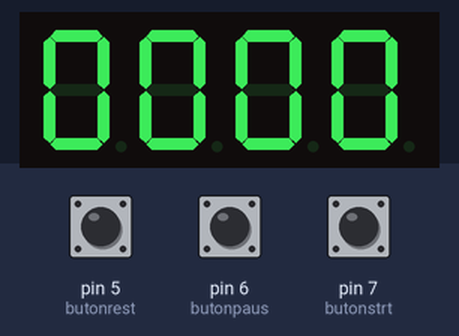
The sketch below on a simulated Arduino Uno, built with avr-gcc and run on an emulated ATmega328P. Shown: 4-digit seven-segment display. Inputs (shaded band) come from the test bench; at power-on: pin 7 (butonstrt) LOW, pin 6 (butonpaus) LOW, pin 5 (butonrest) LOW.

Above: at 1.2 s.
1.3 s: pin 7 (butonstrt) pulled HIGH for 0.15 s
At 1.47 s:
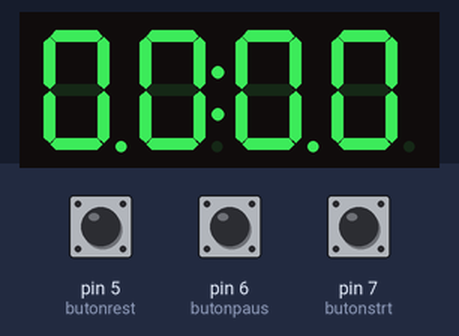
2.9 s: pin 6 (butonpaus) pulled HIGH for 0.15 s
At 2.9 s:
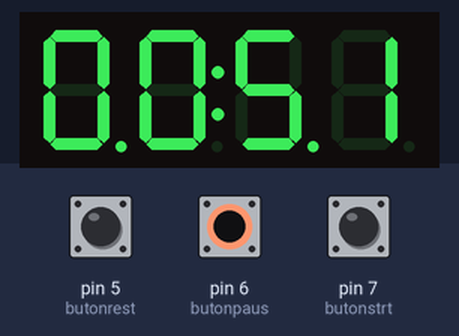
4.5 s: pin 7 (butonstrt) pulled HIGH for 1 s
At 4.67 s:
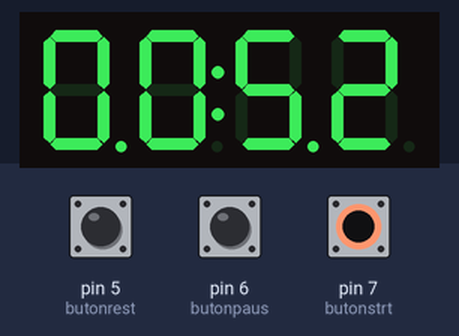
Timing chart, 0 to 7.5 s (numbered marks = the images above; inputs shaded):
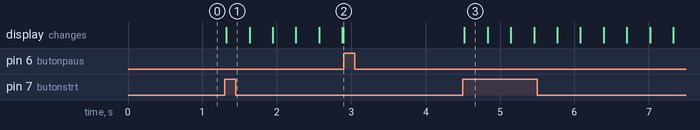

Measured:
- after the input at 1.3 s, the display: changes at once (image 1)
- after the input at 2.9 s, every drawn part: stays the same
- after the input at 4.5 s, the display: changes at once (image 3)

The sketch:

latihan_button_stopwatch.ino
```cpp
#include <TM1637Display.h>
#define CLK 2
#define DIO 3
TM1637Display display(CLK, DIO);
const int butonstrt = 7;
const int butonpaus = 6;
const int butonrest = 5;
int i   =  0;
int j   =  0;
bool wkt  = false;
bool rst  = false;
//bool str  = false;

void setup() {
  display.setBrightness(0x0f);
  pinMode (butonstrt, INPUT);
  pinMode (butonpaus, INPUT);
  pinMode (butonrest, INPUT);
  display.showNumberDec(0, true);

}

void loop() {

  if (digitalRead(butonstrt) == HIGH) {
    wkt = true;
  }
  if (digitalRead(butonpaus) == HIGH) {
    wkt = false;
    rst = true;
  }
  if (!wkt&&digitalRead(butonrest) == HIGH ) {
    j = 0;
    i = 0;
    rst = false;
    wkt = false;
    //str = false;
    display.showNumberDec(0, true);
  }
  if (wkt) {
    //for ( i = 0; i < 60; i++) {
    display.showNumberDecEx(j * 100 + i, 0b11100000, true); // Format MM:SS
    delay(10);
    i++;
    if (i >= 60) {
      i = 0;
      j++;
      if (j >= 60) {
        j = 0;
      }
    }
  }
}
```
